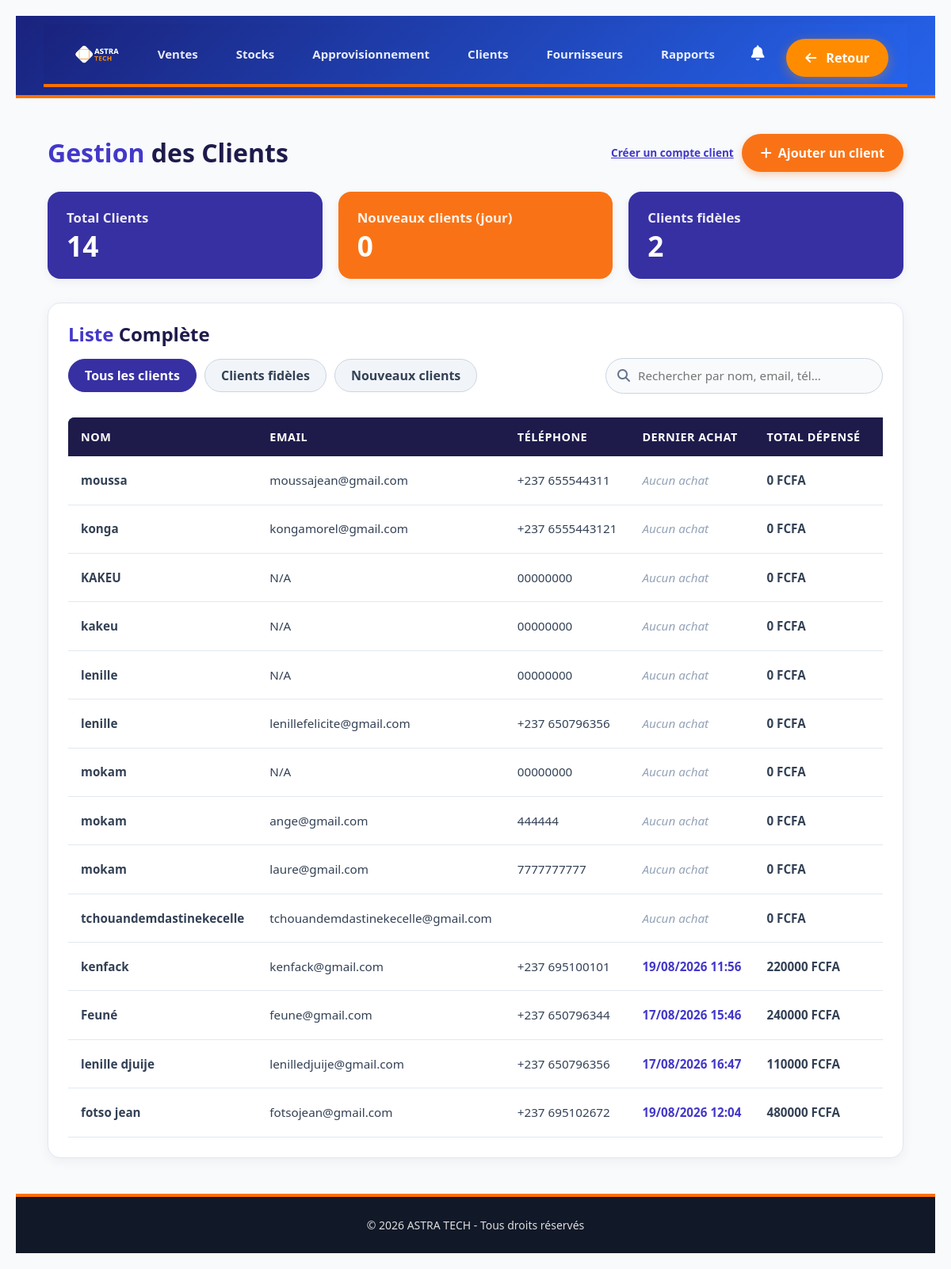
Screenshot of /clients/ (signed in) with the database file from the repository.
### astra/models.py (models this page shows, shortened)
class Client(models.Model):
    reference = models.CharField(
        max_length=100,
        unique=True,
        blank=True,
        null=True
    )
    nom = models.CharField(
        max_length=255
    )
    telephone = models.CharField(
        max_length=50,
        blank=True
    )
    email = models.EmailField(
        blank=True,
        null=True
    )
    date_naissance = models.DateField(
        blank=True,
        null=True
    )
    adresse = models.TextField(
        blank=True
    )
    mot_de_passe = models.CharField(
        max_length=255,
        blank=True,
        null=True
    )
    date_inscription = models.DateField(
        auto_now_add=True,
        null=True,
        blank=True
    )
    total_depense = models.DecimalField(
        max_digits=12,
        decimal_places=2,
        default=0
    )
    is_active = models.BooleanField(
        default=True
    )

### astra/views.py (the view, shortened to what this page needs)
# urls.py: path('clients/', views.gestion_clients, name='clients'),
@verifier_role(['client']) # ou le rôle approprié
def gestion_clients(request):
    filter_type = request.GET.get('filter', 'all')
    today = date.today()
    clients_bruts = Client.objects.filter(is_active=True).order_by('-id')
    clients_list = []
    for client in clients_bruts:
        ventes_actives = client.ventes.filter(est_archive=False)
        client.total_depenses_calcule = sum(v.montant_total for v in ventes_actives)
        client.nombre_achats = ventes_actives.count()
        dernier = ventes_actives.order_by('-date_vente').first()
        client.dernier_achat = dernier.date_vente if dernier else None
        c_date = client.date_inscription
        client.est_nouveau = False
        if c_date:
            if hasattr(c_date, 'date'):
                c_date_pure = c_date.date()
            else:
                c_date_pure = c_date
            if c_date_pure == today:
                client.est_nouveau = True
        clients_list.append(client)
    if filter_type == 'loyal':
        clients_qs = [c for c in clients_list if c.nombre_achats >= 2]
    elif filter_type == 'new':
        clients_qs = [c for c in clients_list if c.est_nouveau]
    else:
        clients_qs = clients_list
    total_clients = Client.objects.filter(is_active=True).count()
    new_clients_count = sum(1 for c in clients_list if c.est_nouveau)
    loyal_clients_count = sum(1 for c in clients_list if c.nombre_achats >= 2)
    context = {
        'clients': clients_qs,
        'clients_archives': Client.objects.filter(is_active=False).order_by('-id'),
        'total_clients': total_clients,
        'new_clients_count': new_clients_count,
        'loyal_clients_count': loyal_clients_count,
        'current_filter': filter_type,
    }
    return render(request, 'astra/clients.html', context)

### astra/context_processors.py (called while the page is built)
def notifications_processor(request):
    path = request.path.lower()
    cat = None
    if 'vente' in path:
        cat = 'ventes'
    elif 'stock' in path:
        cat = 'stocks'
    elif 'appro' in path:
        cat = 'appro'
    elif 'client' in path:
        cat = 'clients'
    elif 'fournisseur' in path:
        cat = 'fournisseurs'
    elif 'rapport' in path:
        cat = 'rapports'
    if cat:
        notifications = NotificationPlateforme.objects.filter(lu=False, categorie=cat).order_by('-id')
    else:
        notifications = NotificationPlateforme.objects.none()
    return {
        'notifications_non_lues': notifications,
        'nombre_notifications': notifications.count()
    }

### astra/Templates/astra/clients.html (shortened to what this page needs)
{% extends 'base.html' %}
{% load static %}
{% block content %}
<div class="astra-clients-wrapper">
    <div class="astra-header-bar">
        <h1 class="astra-title"><span>Gestion</span> des Clients</h1>
        <div style="display: flex; gap: 10px; align-items: center;">
            <a href="{% url 'astra:client_register' %}" style="font-size: 0.85rem; color: #4338ca; font-weight: 700; text-decoration: underline;">Créer un compte client</a>
            <button id="add-client-btn" type="button" class="btn-astra-orange">
                <i class="fa-solid fa-plus"></i> Ajouter un client
            </button>
        </div>
    </div>
    <div class="astra-stats-grid">
        <div class="astra-card astra-card-indigo">
            <h3>Total Clients</h3>
            <p>{{ total_clients }}</p>
        </div>
        <div class="astra-card astra-card-orange">
            <h3>Nouveaux clients (jour)</h3>
            <p>{{ new_clients_count }}</p>
        </div>
        <div class="astra-card astra-card-indigo">
            <h3>Clients fidèles</h3>
            <p>{{ loyal_clients_count }}</p>
        </div>
    </div>
    <div class="astra-content-box">
        <h2 style="font-size: 1.5rem; font-weight: 700; color: #1e1b4b; margin-bottom: 15px;">
            <span style="color: #4338ca;">Liste</span> Complète
        </h2>
        <div class="astra-top-actions">
            <div class="astra-filters-row">
<a href="{% url 'astra:clients' %}?filter=all"
   class="btn-filter {% if current_filter == 'all' or not current_filter %}active{% endif %}">
    Tous les clients
</a>
<a href="{% url 'astra:clients' %}?filter=loyal"
   class="btn-filter {% if current_filter == 'loyal' %}active{% endif %}">
    Clients fidèles
</a>
<a href="{% url 'astra:clients' %}?filter=new"
   class="btn-filter {% if current_filter == 'new' %}active{% endif %}">
    Nouveaux clients
</a>
            </div>
            <div class="astra-search-bar-wrapper">
                <input type="text" id="client-search-input" class="astra-search-input" placeholder="Rechercher par nom, email, tél...">
            </div>
        </div>
        <div class="astra-table-container">
            <table class="astra-table" id="clients-table">
                <thead>
                    <tr>
                        <th>Nom</th>
                        <th>Email</th>
                        <th>Téléphone</th>
                        <th>Dernier Achat</th>
                        <th>Total dépensé</th>
                        <th style="text-align: center;">Cahier Privé</th>
                    </tr>
                </thead>
                <tbody>
                    {% for client in clients %}
                    <tr class="client-row" data-search="{{ client.nom|lower }} {{ client.email|default:''|lower }} {{ client.telephone|lower }}">
                        <td style="font-weight: 600;">{{ client.nom }}</td>
                        <td>{{ client.email|default:"N/A" }}</td>
                        <td>{{ client.telephone }}</td>
                        <td>
                            {% if client.dernier_achat %}
                                <span style="font-weight: 600; color: #4338ca;">{{ client.dernier_achat|date:"d/m/Y H:i" }}</span>
                            {% else %}
                                <span style="color: #94a3b8; font-style: italic;">Aucun achat</span>
                            {% endif %}
                        </td>
                        <td style="font-weight: 700; color: {% if client.total_depenses_calcule > 100000 %}#16a34a{% else %}#334155{% endif %};">{{ client.total_depenses_calcule|default:0|floatformat:0 }} FCFA</td>
                        <td style="text-align: center;">
                        </td>
                    </tr>
                    {% empty %}
                    <tr>
                        <td colspan="7" style="text-align: center; padding: 20px; color: #94a3b8;">Aucun client trouvé dans la base de données.</td>
                    </tr>
                    {% endfor %}
                </tbody>
            </table>
        </div>
    </div>
</div>
{% endblock %}

### astra/static/css/base.css (style rules this page uses)
*, *::before, *::after { box-sizing: border-box; margin: 0; padding: 0; }
html, body { width: 100%; min-height: 100vh; background-color: #f4f6fb; font-family: 'Inter', 'Segoe UI', Arial, sans-serif; color: #333; overflow-x: hidden; }
.app-layout { display: flex; flex-direction: column; min-height: 100vh; width: 100%; }

### astra/static/css/header.css (style rules this page uses)
table { width: 100%; border-collapse: collapse; white-space: nowrap; }
thead { background: #004E8C; color: white; }
thead th { padding: 14px; text-align: left; font-size: 14px; font-weight: 600; }
tbody td { padding: 14px; border-bottom: 1px solid #f1f5f9; font-size: 14px; color: #334155; }

### astra/static/css/style.css (style rules this page uses)
:root { --tech-blue: #0078D7; --tech-dark-blue: #004E8C; --tech-orange: #FF8C00; --tech-white: #FFFFFF; --tech-light-gray: #F5F5F5; --tech-dark-gray: #333; }
* { margin: 0; padding: 0; box-sizing: border-box; }
body { font-family: 'Segoe UI', Arial, sans-serif; background: linear-gradient(135deg, var(--tech-dark-blue) 0%, var(--tech-blue) 100%); color: var(--tech-white); min-height: 100vh; display: flex; justify-content: center; align-items: center; padding: 20px; }
input { width: 100%; padding: 12px 12px 12px 45px; border: 2px solid rgba(255, 255, 255, 0.3); border-radius: 8px; background-color: rgba(255, 255, 255, 0.9); font-size: clamp(14px, 3vw, 16px); transition: all 0.3s; }

### rows the page displays
Client: nom "moussa", email "moussajean@gmail.com", telephone "+237 655544311", shows "Aucun achat", total_depenses_calcule "0"
Client: nom "konga", email "kongamorel@gmail.com", telephone "+237 6555443121", shows "Aucun achat", total_depenses_calcule "0"
Client: nom "KAKEU", email "N/A", telephone "00000000", shows "Aucun achat", total_depenses_calcule "0"
Client: nom "kakeu", email "N/A", telephone "00000000", shows "Aucun achat", total_depenses_calcule "0"
Client: nom "lenille", email "N/A", telephone "00000000", shows "Aucun achat", total_depenses_calcule "0"
Client: nom "lenille", email "lenillefelicite@gmail.com", telephone "+237 650796356", shows "Aucun achat", total_depenses_calcule "0"
Client: nom "mokam", email "N/A", telephone "00000000", shows "Aucun achat", total_depenses_calcule "0"
Client: nom "mokam", email "ange@gmail.com", telephone "444444", shows "Aucun achat", total_depenses_calcule "0"
Client: nom "mokam", email "laure@gmail.com", telephone "7777777777", shows "Aucun achat", total_depenses_calcule "0"
Client: nom "tchouandemdastinekecelle", email "tchouandemdastinekecelle@gmail.com", shows "Aucun achat", total_depenses_calcule "0"
Client: nom "kenfack", email "kenfack@gmail.com", telephone "+237 695100101", dernier_achat "19/08/2026 11:56", total_depenses_calcule "220000"
Client: nom "Feuné", email "feune@gmail.com", telephone "+237 650796344", dernier_achat "17/08/2026 15:46", total_depenses_calcule "240000"
Client: nom "lenille djuije", email "lenilledjuije@gmail.com", telephone "+237 650796356", dernier_achat "17/08/2026 16:47", total_depenses_calcule "110000"
Client: nom "fotso jean", email "fotsojean@gmail.com", telephone "+237 695102672", dernier_achat "19/08/2026 12:04", total_depenses_calcule "480000"

### other values shown
{{ total_clients }} "14"
{{ new_clients_count }} "0"
{{ loyal_clients_count }} "2"
